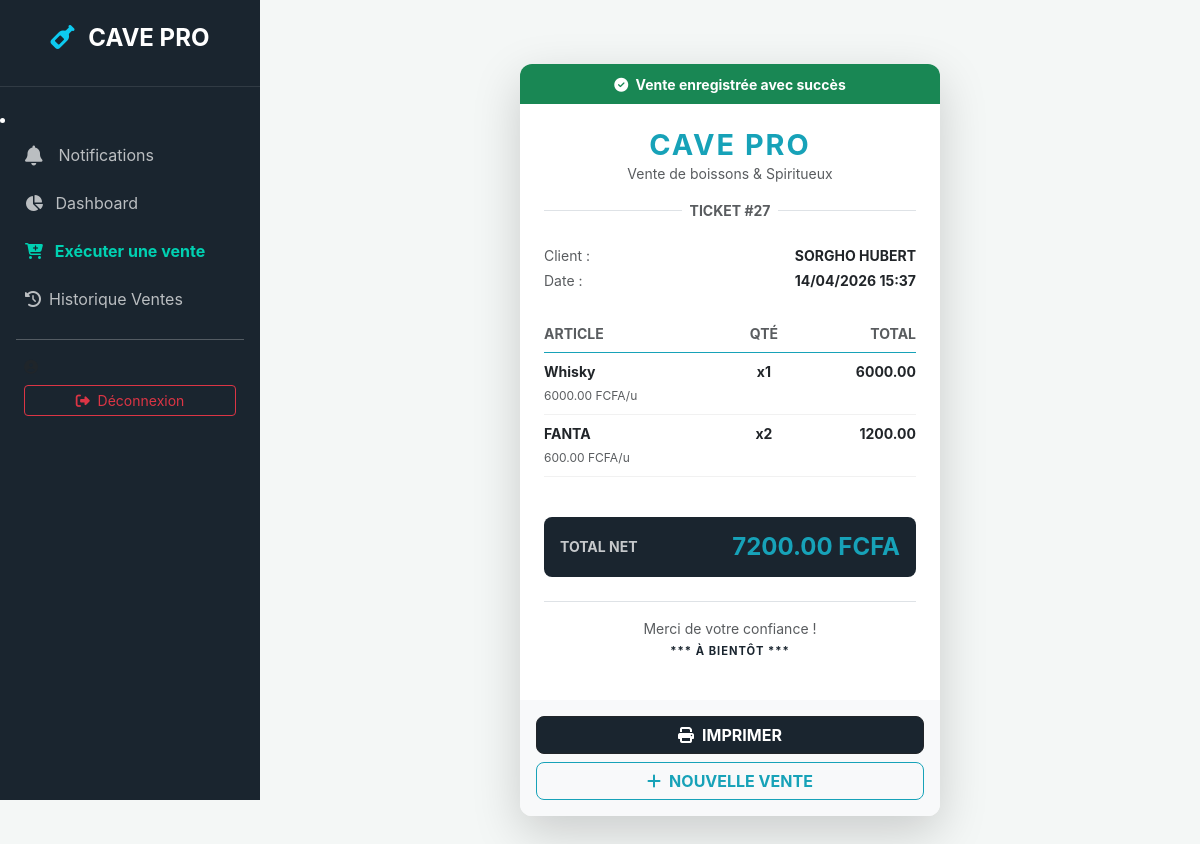
The app's page /vente/succes/27/, older data.
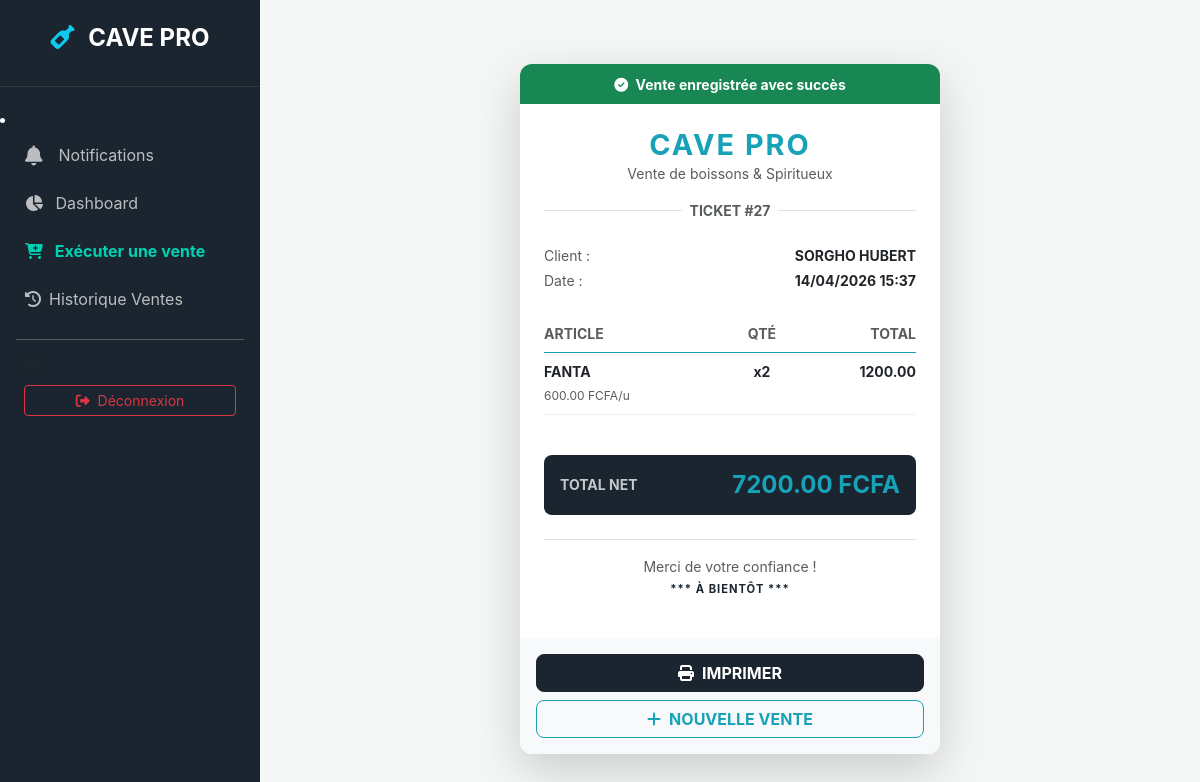
The same page, newer data.
### gestion/models.py (models this page shows, shortened)
class LigneVente(models.Model):
    vente = models.ForeignKey(Vente, related_name='lignes', on_delete=models.CASCADE)
    produit = models.ForeignKey(Produit, on_delete=models.CASCADE)
    quantite = models.PositiveIntegerField()
    prix_unitaire = models.DecimalField(max_digits=10, decimal_places=2)
    sous_total = models.DecimalField(max_digits=10, decimal_places=2)

class Produit(models.Model):
    nom = models.CharField(max_length=100)
    description = models.TextField(blank=True)
    prix = models.DecimalField(max_digits=10, decimal_places=2)
    quantite = models.IntegerField(default=0)
    categorie = models.ForeignKey(Categorie, on_delete=models.SET_NULL, null=True, blank=True)
    date_ajout = models.DateTimeField(auto_now_add=True)
    date_modification = models.DateTimeField(auto_now=True)
    seuil_alerte = models.IntegerField(default=5)
    image = models.ImageField(upload_to='produits/', blank=True, null=True)

### gestion/views.py (the view)
# urls.py: path('vente/succes/<int:vente_id>/', views.succes_vente, name='succes_vente'),
def succes_vente(request, vente_id):
    return render(request, 'gestion/recu_vente.html', {'vente': get_object_or_404(Vente, id=vente_id)})

### gestion/context_processors.py (called while the page is built)
def notifications_count(request):
    if request.user.is_authenticated:
        count = Notification.objects.filter(lu=False).count()
    else:
        count = 0
    return {'notif_count': count}

### templates/gestion/recu_vente.html (shortened to what the changed rows need)
{% extends 'base.html' %}
{% block content %}
<div class="container mt-4 mb-5 d-flex justify-content-center">
    <div class="card shadow-lg border-0" style="width: 100%; max-width: 420px; border-radius: 12px; overflow: hidden;">
        <div class="card-body p-4 bg-white" id="section-ticket">
            <div class="text-center mb-4">
                <h2 class="fw-bold text-uppercase mb-0" style="color: #17a2b8; letter-spacing: 2px; font-size: 1.8rem;">
                    CAVE PRO
                </h2>
            </div>
            <div class="table-responsive">
                <table class="table table-sm table-borderless">
                    <thead>
                        <tr class="border-bottom" style="border-color: #17a2b8 !important;">
                            <th class="py-2 small text-muted">ARTICLE</th>
                            <th class="py-2 text-center small text-muted">QTÉ</th>
                            <th class="py-2 text-end small text-muted">TOTAL</th>
                        </tr>
                    </thead>
                    <tbody>
                        {% for ligne in vente.lignes.all %}
                        <tr class="border-bottom" style="border-color: #f1f1f1 !important;">
                            <td class="py-2">
                                <span class="d-block fw-bold small">{{ ligne.produit.nom }}</span>
                                <small class="text-muted" style="font-size: 0.75rem;">{{ ligne.prix_unitaire }} FCFA/u</small>
                            </td>
                            <td class="py-2 text-center fw-bold small">x{{ ligne.quantite }}</td>
                            <td class="py-2 text-end fw-bold small">{{ ligne.sous_total }}</td>
                        </tr>
                        {% endfor %}
                    </tbody>
                </table>
            </div>
        </div>
    </div>
</div>
{% endblock %}

Row changes from the older to the newer data that the page shows:
removed LigneVente: produit.nom "Whisky", prix_unitaire "6000.00", quantite "1", sous_total "6000.00"
